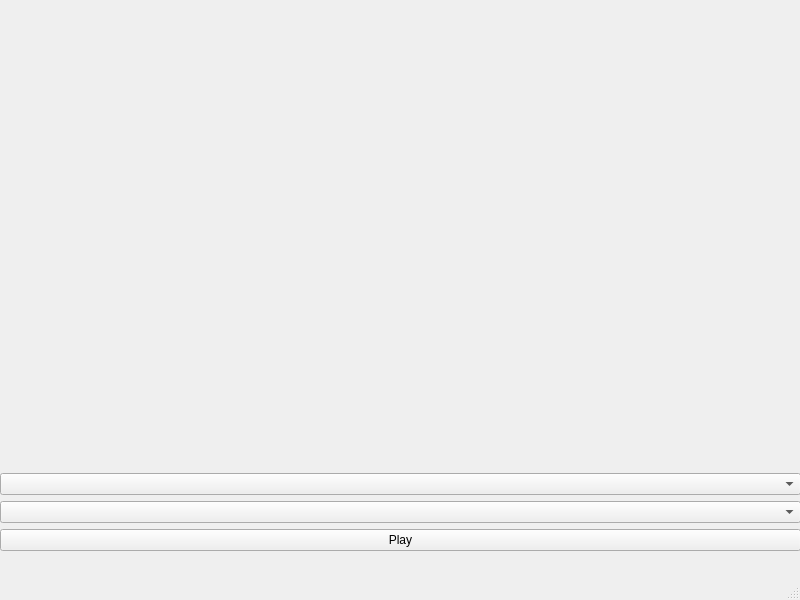
<?xml version="1.0" encoding="UTF-8"?>
<ui version="4.0">
 <class>Menu</class>
 <widget class="QMainWindow" name="Menu">
  <property name="geometry">
   <rect>
    <x>0</x>
    <y>0</y>
    <width>800</width>
    <height>600</height>
   </rect>
  </property>
  <property name="windowTitle">
   <string>Menu</string>
  </property>
  <widget class="QWidget" name="centralwidget">
   <widget class="QWidget" name="verticalLayoutWidget">
    <property name="geometry">
     <rect>
      <x>0</x>
      <y>0</y>
      <width>801</width>
      <height>551</height>
     </rect>
    </property>
    <layout class="QVBoxLayout" name="verticalLayout">
     <item>
      <widget class="QLabel" name="logo">
       <property name="text">
        <string>&lt;html&gt;&lt;head/&gt;&lt;body&gt;&lt;p&gt;&lt;img src=&quot;:/img/logo.png&quot;/&gt;&lt;/p&gt;&lt;/body&gt;&lt;/html&gt;</string>
       </property>
       <property name="alignment">
        <set>Qt::AlignCenter</set>
       </property>
      </widget>
     </item>
     <item>
      <widget class="QComboBox" name="gameSelectionBox"/>
     </item>
     <item>
      <widget class="QComboBox" name="playerSelectionBox"/>
     </item>
     <item>
      <widget class="QPushButton" name="playButton">
       <property name="text">
        <string>Play</string>
       </property>
      </widget>
     </item>
    </layout>
   </widget>
  </widget>
  <widget class="QMenuBar" name="menubar">
   <property name="geometry">
    <rect>
     <x>0</x>
     <y>0</y>
     <width>800</width>
     <height>24</height>
    </rect>
   </property>
  </widget>
  <widget class="QStatusBar" name="statusbar"/>
 </widget>
 <resources/>
 <connections/>
</ui>
